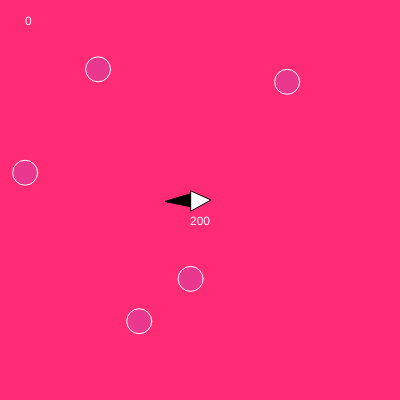
Frame 1 (no input)
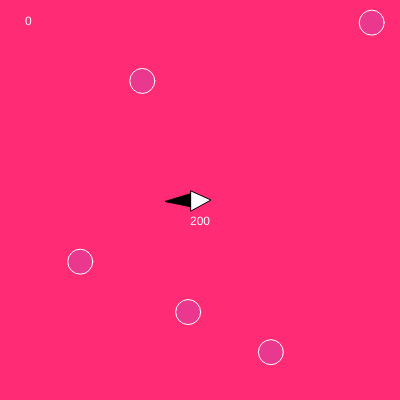
Frame 60 (no input)
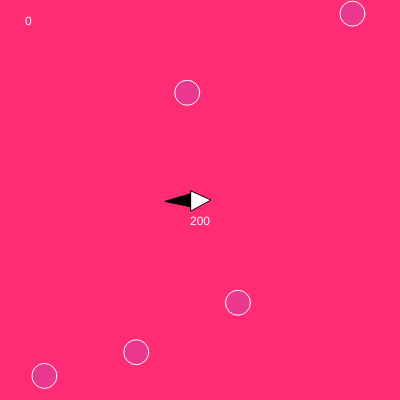
Frame 120 (the mouse pressed at the canvas centre since frame 60)

The p5.js sketch that drew these frames (run headless with seeded random() and noise() and a simulated clock; from frame 60 on, the mouse is pressed at the canvas centre):

// p5.js sketch
// ── sketch.js
//bubble variables
var bb;
var bbVel;
var bbSize;
var p,pVel,force,size,heading,boostcolor,playerColor;
var health;


function setup() {
    createCanvas(400, 400);
    p = createVector(width / 2, height / 2)
    pVel = createVector(0, 0);
    force = createVector(0, 0);
    size = 10;
    heading = 0;
    boostColor = color(0, 255, 0);
    playerColor = color(255);
    Score = 0;
    Health = 200;
    bb = [];
    bbVel = [];
    bbSize = 25;

    for (var i = 0; i < 5; i++) {
        bb.push(createVector(random(0, width), random(0, height)));
        bbVel.push(p5.Vector.random2D().mult(random(0.25, 2.25)));
    }
}

function draw() {
    background(271,44,117);

    updatePlayer();
    updateBubbles();
    updateLasers();

}

function updateBubbles() {
    touch = false;
    for (var i = 0; i < bb.length; i++) {
        push();

        //bubble collisions 
        if (dist(bb[i].x, bb[i].y, p.x, p.y) < bbSize / 2) {
            touch = true;
            console.log(touch);
        }
        //update bb locations
        bb[i].add(bbVel[i]);

        //contain bb
        //contain player
        if (bb[i].x > width + bbSize / 2) {
            bb[i].x = 0
        }
        if (bb[i].x < -bbSize / 2) {
            bb[i].x = 400
        }
        if (bb[i].y > height + bbSize / 2) {
            bb[i].y = 0
        }
        if (bb[i].y < -bbSize / 2) {
            bb[i].y = 400
        }

        fill(132, 112, 255, 45)
        stroke(255);
        ellipse(bb[i].x, bb[i].y, bbSize);
        pop();
    }
    if (touch == true) {
        playerColor = color(255, 0, 0);
        Health--;
    } else {
        playerColor = color(255);
    }

}
// ── laser.js
lasers = [];
laserVel = [];


function updateLasers() {
    for (var i = 0; i < lasers.length; i++) {

        //check bubble collisions
        for (var z = 0; z < bb.length; z++) {
            if (dist(lasers[i].x, lasers[i].y, bb[z].x, bb[z].y) < bbSize / 2) {
                bb[z] = createVector(random(0, width), random(0, height));
                bbVel[z] = p5.Vector.random2D().mult(random(0.25, 2.25));
                Score++;
            }
        }
        lasers[i].add(laserVel[i]);

        push();
        stroke(132, 112, 255);
        //point(lasers[i].x,lasers[i].y);

        line(lasers[i].x, lasers[i].y, lasers[i].x + laserVel[i].x * 4, lasers[i].y + laserVel[i].y * 4)

        pop();
    }
}

function keyPressed() {
    //console.log (keyCode); 
    if (keyCode == 32) {
       // laserSound.play();
        lasers.push(createVector(p.x, p.y));
        laserVel.push(p5.Vector.fromAngle(radians(heading)).mult(7));


    }
}
// ── player.js
var p;
var size;
var heading;
var pVel;
var force;
var boostColor;
var touch;
var playerColor;
var Score;
var Health;

function updatePlayer() {
    boostColor = color(0)
        //move and rotate player 

    if (keyIsDown(LEFT_ARROW)) {
        heading -= 6;
    }
    if (keyIsDown(RIGHT_ARROW)) {
        heading += 6;
    }
    if (keyIsDown(UP_ARROW)) {
        force = p5.Vector.fromAngle(radians(heading));
        pVel.add(force.mult(0.2));
        boostColor = color(0, 255, 0);
    }

    //contain player
    if (p.x > 400) {
        p.x = 0
    }
    if (p.x < 0) {
        p.x = 400
    }
    if (p.y > 400) {
        p.y = 0
    }
    if (p.y < 0) {
        p.y = 400
    }



    //update player location
    pVel.mult(0.978);
    p.add(pVel);
    //draw the player
    push();
    translate(p.x, p.y);
    rotate(radians(heading));
    //flame stuff

    fill(boostColor)
    triangle(-size + 2, size * .7, -size * 3.5, size / 7, size * -.7, -size * .7);
    //health


    fill(playerColor);
    triangle(-size + 1, -size + 1, size + 1, 0, -size + 1, size + 1);
    pop();
    fill(255);
    text(Health, p.x - 10, p.y + 25)

    fill(255);
    text(Score, 25, 25);

}
